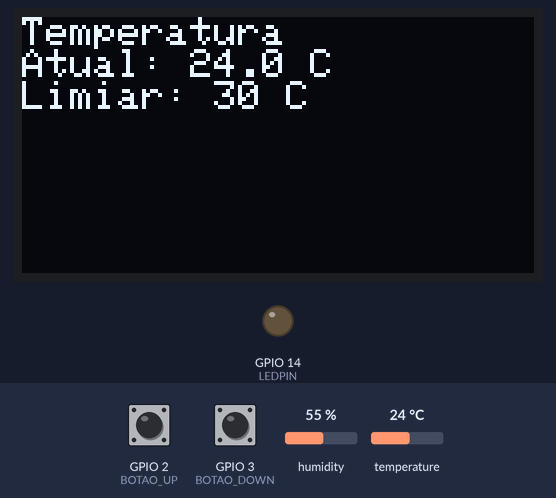
Bench run of a sketch on a simulated ESP32. On the bench: 128×64 one-colour display, output pins drawn as LEDs (lit = HIGH). Inputs (shaded band) come from the test bench; at power-on: temperature 24 °C, GPIO 2 (BOTAO_UP) HIGH, GPIO 3 (BOTAO_DOWN) HIGH, humidity 55 %. What the sketch prints to the serial monitor is not drawn.

Above: at 2.2 s.
2.3 s: temperature set to 28 °C
At 4.3 s:
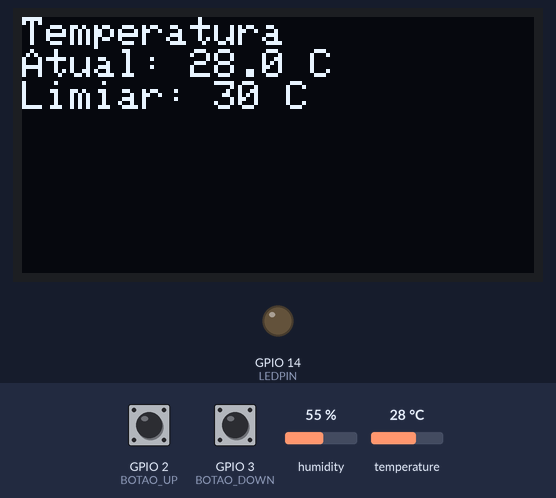
4.6 s: temperature set to 31 °C
At 6.4 s:
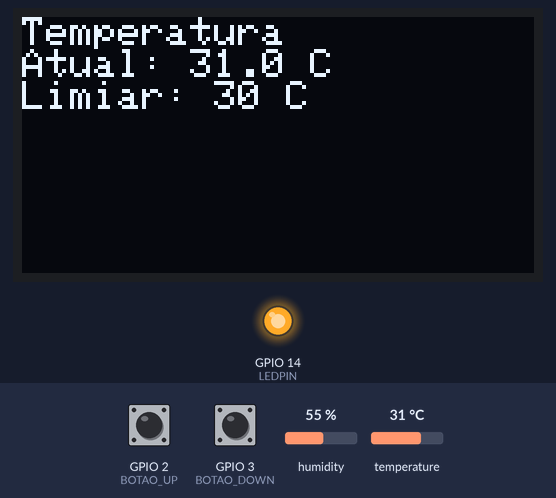
6.7 s: GPIO 2 (BOTAO_UP) pulled LOW for 3.2 s
At 10.2 s:
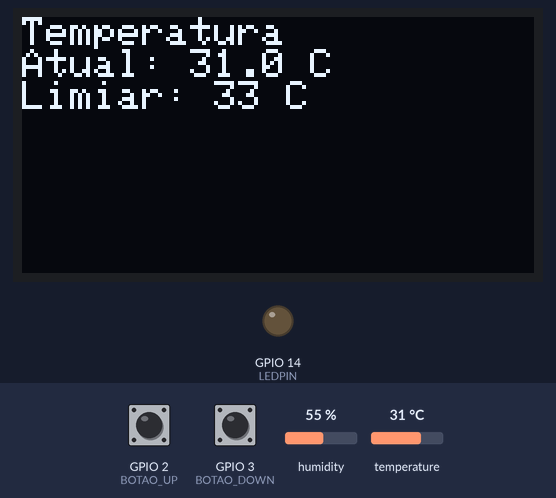
11.4 s: GPIO 3 (BOTAO_DOWN) pulled LOW for 3.2 s
At 15.7 s:
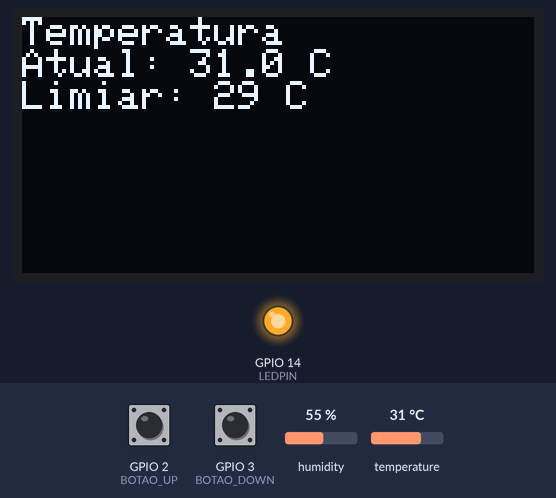
16.1 s: GPIO 3 (BOTAO_DOWN) pulled LOW for 1.25 s
18.8 s: temperature set to 12 °C
At 20.8 s:
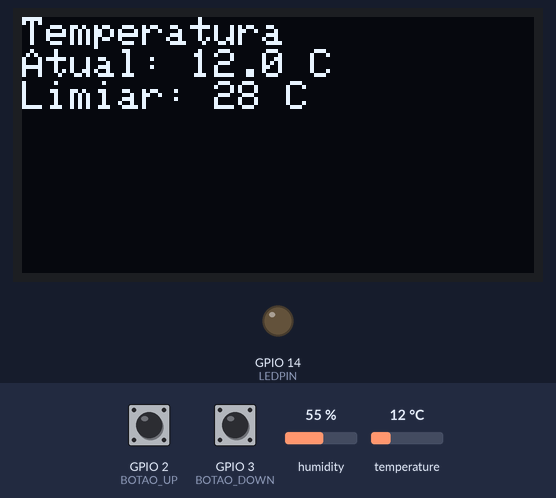
Timing chart, 0 to 22.2 s (numbered marks = the images above; inputs shaded):
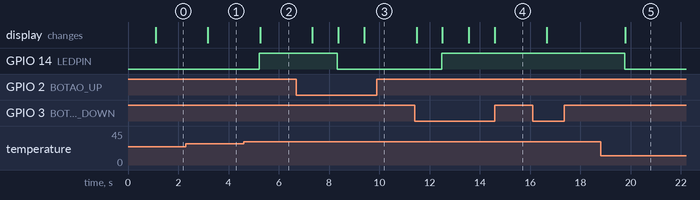

Measured:
- the behaviour switches between 29 and 30 °C on temperature (found by bisection; images 1 and 2)
- after the input at 2.3 s, the display: changes after 0.88 s (image 1)
- after the input at 4.6 s, GPIO 14 (LEDPIN): LOW → HIGH after 0.63 s; the display: changes after 0.66 s (image 2)
- after the input at 6.7 s, GPIO 14 (LEDPIN): HIGH → LOW after 1.6 s; the display: first changes after 0.63 s (image 3 shows a later state)
- after the input at 11.4 s, GPIO 14 (LEDPIN): LOW → HIGH after 1.1 s; the display: first changes after 0.08 s (image 4 shows a later state)
- after the input at 18.8 s, GPIO 14 (LEDPIN): HIGH → LOW after 0.96 s; the display: changes after 0.98 s (image 5)

The sketch:

av2_sensor_dht11_temperatura_limiar.ino
```cpp
#include <Adafruit_Sensor.h>
#include <DHT.h>
#include <Wire.h>
#include <Adafruit_SSD1306.h>


#define DHTPIN 15
#define DHTTYPE DHT11
DHT dht(DHTPIN, DHTTYPE);


#define SCREEN_WIDTH 128
#define SCREEN_HEIGHT 64
#define OLED_RESET    -1
Adafruit_SSD1306 display(SCREEN_WIDTH, SCREEN_HEIGHT, &Wire, OLED_RESET);


#define LEDPIN 14 // LED Red
#define BOTAO_UP 2 // Botão 6 (aumenta o limiar)
#define BOTAO_DOWN 3 // Botão 5 (diminuie o limiar)


int limiar = 30;
float atual = 0;
unsigned long lastDebounce = 0;
const unsigned long debounceDelay = 50;

void setup() {
  Serial.begin(115200);
  dht.begin();

  pinMode(LEDPIN, OUTPUT);
  pinMode(BOTAO_UP, INPUT_PULLUP);
  pinMode(BOTAO_DOWN, INPUT_PULLUP);

  if (!display.begin(SSD1306_SWITCHCAPVCC, 0x3C)) {
    Serial.println(F("Falha ao inicializar o display OLED"));
    while (true);
  }

  display.clearDisplay();
  display.setTextSize(1);
  display.setTextColor(SSD1306_WHITE);
  display.setCursor(0, 0);
  display.println("Iniciando sistema...");
  display.display();
  delay(1000);
}

void loop() {

  float temperatura = dht.readTemperature();

  atual = temperatura;


  if (millis() - lastDebounce > debounceDelay) {
    if (digitalRead(BOTAO_UP) == LOW) {
      limiar++;
      lastDebounce = millis();
    }
    if (digitalRead(BOTAO_DOWN) == LOW) {
      limiar--;
      if (limiar < 0) limiar = 0;
      lastDebounce = millis();
    }
  }


  if (isnan(temperatura)) {
    Serial.println("Falha na leitura do DHT11");
    display.clearDisplay();
    display.setCursor(0, 0);
    display.println("Erro na leitura");
    display.display();
  } else {

    if (atual >= limiar) {
      digitalWrite(LEDPIN, HIGH);
    } else {
      digitalWrite(LEDPIN, LOW);
    }


    Serial.printf("Temperatura --> Atual: %.1f °C | Limiar: %d °C\n",
                   atual, limiar);


    display.clearDisplay();
    display.setCursor(0, 0);
    display.println("Temperatura");
    display.printf("Atual: %.1f C\n", atual);
    display.printf("Limiar: %d C\n", limiar);
    display.display();
  }

  delay(1000);
}
```
